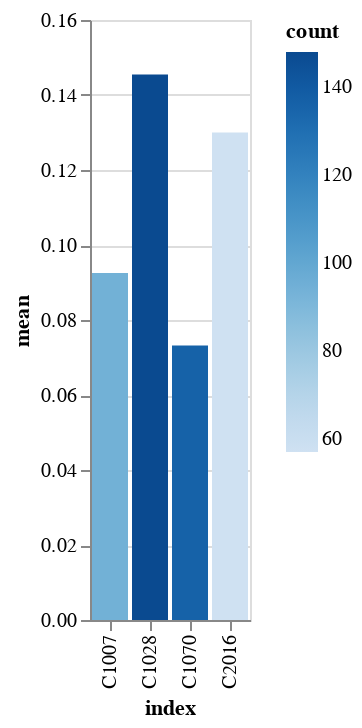

This figure's notebook cell:
### Code cell
ptid_wer_diff = pt_describe(comparing_short, colname="wer_diff")
alt.Chart(ptid_wer_diff.reset_index()).mark_bar().encode(
    x = "index",
    y = "mean",
    color = "count")

### Figure 1 — Vega-Lite specification as saved in the notebook (floating-point values rounded to 4 significant figures)
{"config": {"view": {"continuousWidth": 400, "continuousHeight": 300}}, "data": {"name": "data-75f7851d27dc933a2e80a853b180b8f0"}, "mark": "bar", "encoding": {"color": {"type": "quantitative", "field": "count"}, "x": {"type": "nominal", "field": "index"}, "y": {"type": "quantitative", "field": "mean"}}, "$schema": "https://vega.github.io/schema/vega-lite/v4.0.0.json", "datasets": {"data-75f7851d27dc933a2e80a853b180b8f0": [{"index": "C1007", "count": 94.0, "mean": 0.09255, "std": 0.1422, "min": -0.1429, "25%": 0.0, "50%": 0.05556, "75%": 0.1569, "max": 0.625}, {"index": "C1070", "count": 136.0, "mean": 0.07323, "std": 0.1048, "min": -0.1481, "25%": 0.0, "50%": 0.05556, "75%": 0.1312, "max": 0.4286}, {"index": "C1028", "count": 148.0, "mean": 0.1455, "std": 0.144, "min": -0.1538, "25%": 0.05084, "50%": 0.1333, "75%": 0.2105, "max": 0.6429}, {"index": "C2016", "count": 57.0, "mean": 0.13, "std": 0.1717, "min": -0.2, "25%": 0.0, "50%": 0.1111, "75%": 0.2353, "max": 0.6875}]}}
